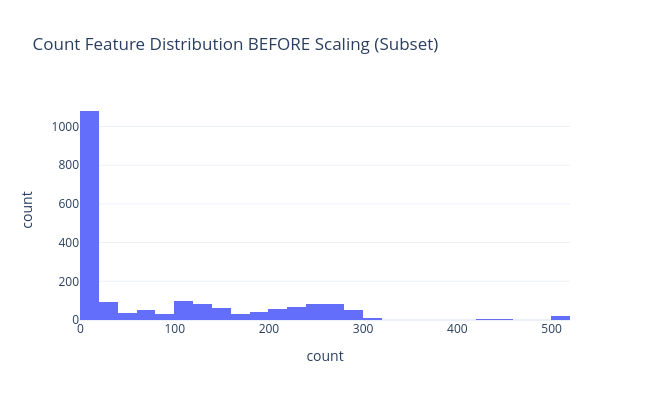

Notebook cell for this chart:
### Markdown cell above
## Visualizing Feature Distributions Before and After Scaling

Let's select a continuous numerical feature (e.g. `count` - the number of connections to the same host in the past two seconds) and visualize its distribution before and after applying standard scaling. This illustrates the visual and statistical effects of standardization.

### Code cell
# Distribution before scaling
fig_before = px.histogram(
    x.head(2000),
    x='count',
    title='Count Feature Distribution BEFORE Scaling (Subset)',
    labels={'x': 'Raw Count Value'},
    nbins=50
)
fig_before.update_layout(width=650, height=400)
fig_before.show()

### Figure 1 — Plotly figure (JSON) as saved in the notebook; plotly's stock layout.template omitted (floating-point values rounded to 4 significant figures; data arrays with more than 128 entries replaced by an {"elided": "..."} marker saying what was removed)
{"data": [{"bingroup": "x", "hovertemplate": "count=%{y}<extra></extra>", "legendgroup": "", "marker": {"color": "#636efa", "pattern": {"shape": ""}}, "name": "", "nbinsx": 50, "orientation": "v", "showlegend": false, "type": "histogram", "x": {"elided": "2000 int values"}, "xaxis": "x", "yaxis": "y"}], "layout": {"barmode": "relative", "height": 400, "legend": {"tracegroupgap": 0}, "title": {"text": "Count Feature Distribution BEFORE Scaling (Subset)"}, "width": 650, "xaxis": {"anchor": "y", "domain": [0, 1], "title": {"text": "count"}}, "yaxis": {"anchor": "x", "domain": [0, 1], "title": {"text": "count"}}}}
